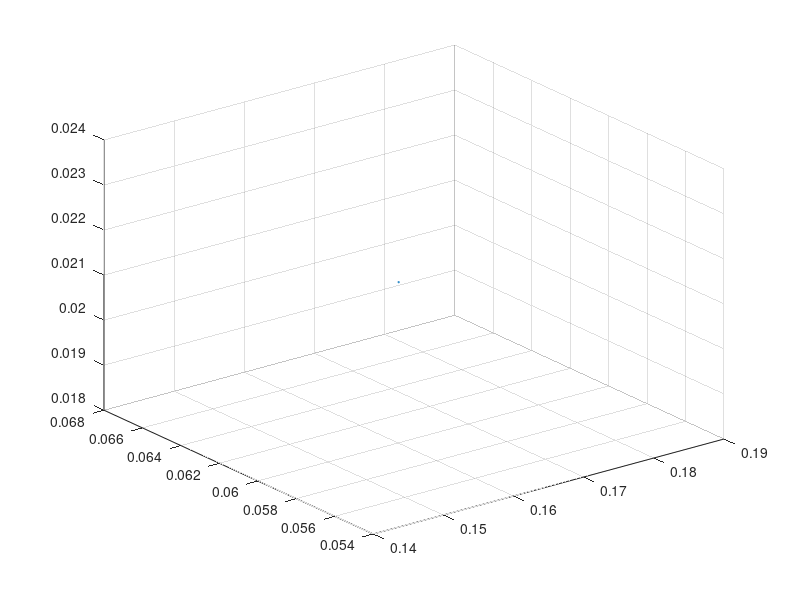

Source code (MATLAB):
scatter3(0.165000, 0.003673, 0.063344, 1);
scatter3(0.165000, 0.003673, 0.063344, 1);
scatter3(0.165000, 0.003401, 0.043432, 1);
scatter3(0.165000, 0.003364, 0.031742, 1);
scatter3(0.165000, 0.003364, 0.031742, 1);
scatter3(0.165000, 0.003674, 0.046665, 1);
scatter3(0.165000, 0.003674, 0.046665, 1);
scatter3(0.165000, 0.003686, 0.040512, 1);
scatter3(0.165000, 0.003686, 0.040512, 1);
scatter3(0.165000, 0.003621, 0.035323, 1);
scatter3(0.165000, 0.004057, 0.041952, 1);
scatter3(0.165000, 0.004586, 0.059671, 1);
scatter3(0.165000, 0.004537, 0.036596, 1);
scatter3(0.165000, 0.006056, 0.053469, 1);
scatter3(0.165000, 0.006056, 0.053469, 1);
scatter3(0.165000, 0.005810, 0.035381, 1);
scatter3(0.165000, 0.006128, 0.040341, 1);
scatter3(0.165000, 0.006266, 0.044224, 1);
scatter3(0.165000, 0.006266, 0.044224, 1);
scatter3(0.165000, 0.006131, 0.031756, 1);
scatter3(0.165000, 0.006751, 0.060150, 1);
scatter3(0.165000, 0.006891, 0.066911, 1);
scatter3(0.165000, 0.006891, 0.066911, 1);
scatter3(0.165000, 0.006560, 0.043091, 1);
scatter3(0.165000, 0.006757, 0.048766, 1);
scatter3(0.165000, 0.007174, 0.064537, 1);
scatter3(0.165000, 0.006071, 0.000921, 1);
scatter3(0.165000, 0.007561, 0.062619, 1);
scatter3(0.165000, 0.007368, 0.036551, 1);
scatter3(0.165000, 0.007266, 0.029571, 1);
scatter3(0.165000, 0.007783, 0.047773, 1);
scatter3(0.162148, 0.008698, 0.093000, 1);
scatter3(0.165000, 0.008290, 0.058910, 1);
scatter3(0.165000, 0.008290, 0.058910, 1);
scatter3(0.161759, 0.008857, 0.093000, 1);
scatter3(0.165000, 0.008191, 0.041696, 1);
scatter3(0.165000, 0.008191, 0.041696, 1);
scatter3(0.124879, 0.007461, 0.093000, 1);
scatter3(0.124879, 0.007461, 0.093000, 1);
scatter3(0.165000, 0.008467, 0.046615, 1);
scatter3(0.165000, 0.008467, 0.046615, 1);
scatter3(0.165000, 0.008450, 0.035224, 1);
scatter3(0.165000, 0.008934, 0.048500, 1);
scatter3(0.165000, 0.008934, 0.048500, 1);
scatter3(0.165000, 0.008704, 0.031959, 1);
scatter3(0.165000, 0.008939, 0.037209, 1);
scatter3(0.165000, 0.008939, 0.037209, 1);
scatter3(0.165000, 0.010309, 0.092809, 1);
scatter3(0.165000, 0.011893, 0.052925, 1);
scatter3(0.120565, 0.012674, 0.093000, 1);
scatter3(0.165000, 0.013777, 0.044976, 1);
scatter3(0.165000, 0.013777, 0.044976, 1);
scatter3(0.165000, 0.013781, 0.039363, 1);
scatter3(0.165000, 0.014719, 0.050279, 1);
scatter3(0.165000, 0.014592, 0.033599, 1);
scatter3(0.129197, 0.014309, 0.093000, 1);
scatter3(0.165000, 0.014719, 0.032304, 1);
scatter3(0.165000, 0.014872, 0.044202, 1);
scatter3(0.165000, 0.015044, 0.054608, 1);
scatter3(0.165000, 0.014873, 0.038568, 1);
scatter3(0.165000, 0.015359, 0.060614, 1);
scatter3(0.165000, 0.015359, 0.060614, 1);
scatter3(0.165000, 0.015076, 0.030289, 1);
scatter3(0.122786, 0.014819, 0.093000, 1);
scatter3(0.122786, 0.014819, 0.093000, 1);
scatter3(0.165000, 0.015787, 0.046930, 1);
scatter3(0.165000, 0.016208, 0.053374, 1);
scatter3(0.165000, 0.016201, 0.050014, 1);
scatter3(0.165000, 0.016201, 0.050014, 1);
scatter3(0.165000, 0.016240, 0.032042, 1);
scatter3(0.165000, 0.016240, 0.032042, 1);
scatter3(0.165000, 0.016696, 0.059405, 1);
scatter3(0.165000, 0.016935, 0.051146, 1);
scatter3(0.165000, 0.016984, 0.049046, 1);
scatter3(0.165000, 0.016954, 0.035775, 1);
scatter3(0.165000, 0.016929, 0.033156, 1);
scatter3(0.116681, 0.016329, 0.093000, 1);
scatter3(0.144485, 0.017499, 0.093000, 1);
scatter3(0.165000, 0.018100, 0.056272, 1);
scatter3(0.165000, 0.017996, 0.043905, 1);
scatter3(0.165000, 0.018138, 0.059704, 1);
scatter3(0.165000, 0.018055, 0.038299, 1);
scatter3(0.165000, 0.018397, 0.057828, 1);
scatter3(0.165000, 0.018220, 0.032171, 1);
scatter3(0.165000, 0.018722, 0.061120, 1);
scatter3(0.165000, 0.018722, 0.061120, 1);
scatter3(0.165000, 0.018823, 0.052058, 1);
scatter3(0.165000, 0.018823, 0.052058, 1);
scatter3(0.165000, 0.018976, 0.055007, 1);
scatter3(0.165000, 0.018976, 0.055007, 1);
scatter3(0.165000, 0.018925, 0.047916, 1);
scatter3(0.165000, 0.018925, 0.047916, 1);
scatter3(0.165000, 0.018829, 0.034069, 1);
scatter3(0.165000, 0.018829, 0.034069, 1);
scatter3(0.131505, 0.018800, 0.093000, 1);
scatter3(0.165000, 0.019136, 0.042975, 1);
scatter3(0.165000, 0.019141, 0.037351, 1);
scatter3(0.124329, 0.019406, 0.093000, 1);
scatter3(0.161955, 0.020823, 0.093000, 1);
scatter3(0.165000, 0.022693, 0.074350, 1);
scatter3(0.100677, 0.022069, 0.093000, 1);
scatter3(0.100677, 0.022069, 0.093000, 1);
scatter3(0.165000, 0.022724, 0.018374, 1);
scatter3(0.155269, 0.023358, 0.093000, 1);
scatter3(0.165000, 0.024396, 0.052699, 1);
scatter3(0.165000, 0.024794, 0.059320, 1);
scatter3(0.165000, 0.024794, 0.059320, 1);
scatter3(0.067574, 0.024101, 0.093000, 1);
scatter3(0.067574, 0.024101, 0.093000, 1);
scatter3(0.046481, 0.024004, 0.093000, 1);
scatter3(0.046481, 0.024004, 0.093000, 1);
scatter3(0.162575, 0.025142, 0.093000, 1);
scatter3(0.155583, 0.025156, 0.093000, 1);
scatter3(0.139474, 0.025446, 0.093000, 1);
scatter3(0.165000, 0.025636, 0.024957, 1);
scatter3(0.165000, 0.025663, 0.031914, 1);
scatter3(0.165000, 0.025897, 0.048101, 1);
scatter3(0.165000, 0.025897, 0.048101, 1);
scatter3(0.165000, 0.025949, 0.054253, 1);
scatter3(0.165000, 0.026144, 0.037330, 1);
scatter3(0.100728, 0.026061, 0.093000, 1);
scatter3(0.100728, 0.026061, 0.093000, 1);
scatter3(0.158941, 0.026501, 0.093000, 1);
scatter3(0.165000, 0.026459, 0.026228, 1);
scatter3(0.084600, 0.026054, 0.093000, 1);
scatter3(0.165000, 0.026598, 0.032727, 1);
scatter3(0.165000, 0.026598, 0.032727, 1);
scatter3(0.165000, 0.026660, 0.065216, 1);
scatter3(0.165000, 0.026660, 0.065216, 1);
scatter3(0.165000, 0.026681, 0.061606, 1);
scatter3(0.165000, 0.026681, 0.061606, 1);
scatter3(0.165000, 0.026773, 0.037324, 1);
scatter3(0.165000, 0.026956, 0.092659, 1);
scatter3(0.095194, 0.026546, 0.093000, 1);
scatter3(0.165000, 0.027131, 0.041707, 1);
scatter3(0.165000, 0.027359, 0.036172, 1);
scatter3(0.165000, 0.027382, 0.038150, 1);
scatter3(0.165000, 0.027660, 0.047112, 1);
scatter3(0.165000, 0.027660, 0.047112, 1);
scatter3(0.162245, 0.027700, 0.093000, 1);
scatter3(0.156089, 0.027687, 0.093000, 1);
scatter3(0.156089, 0.027687, 0.093000, 1);
scatter3(0.165000, 0.028063, 0.087671, 1);
scatter3(0.158811, 0.028700, 0.093000, 1);
scatter3(0.165000, 0.028861, 0.092661, 1);
scatter3(0.159049, 0.028874, 0.093000, 1);
scatter3(0.159049, 0.028874, 0.093000, 1);
scatter3(0.151822, 0.028862, 0.093000, 1);
scatter3(0.156146, 0.030053, 0.093000, 1);
scatter3(0.156146, 0.030053, 0.093000, 1);
scatter3(0.165000, 0.030364, 0.070309, 1);
scatter3(0.165000, 0.030566, 0.092703, 1);
scatter3(0.138202, 0.031772, 0.093000, 1);
scatter3(0.079273, 0.031983, 0.093000, 1);
scatter3(0.138441, 0.031960, 0.093000, 1);
scatter3(0.165000, 0.033088, 0.080769, 1);
scatter3(0.165000, 0.033178, 0.092808, 1);
scatter3(0.043556, 0.034635, 0.093000, 1);
scatter3(0.165000, 0.034030, 0.071782, 1);
scatter3(0.156357, 0.034015, 0.093000, 1);
scatter3(0.162099, 0.033996, 0.093000, 1);
scatter3(0.118924, 0.035788, 0.093000, 1);
scatter3(0.118924, 0.035788, 0.093000, 1);
scatter3(0.067472, 0.036341, 0.093000, 1);
scatter3(0.089234, 0.036206, 0.093000, 1);
scatter3(0.089234, 0.036206, 0.093000, 1);
scatter3(0.165000, 0.035609, 0.092996, 1);
scatter3(0.076776, 0.037600, 0.093000, 1);
scatter3(0.165000, 0.036968, 0.071782, 1);
scatter3(0.165000, 0.036968, 0.071782, 1);
scatter3(0.065982, 0.038661, 0.093000, 1);
scatter3(0.077327, 0.038808, 0.093000, 1);
scatter3(0.165000, 0.037676, 0.086281, 1);
scatter3(0.165000, 0.037676, 0.086281, 1);
scatter3(0.165000, 0.037805, 0.084257, 1);
scatter3(0.088619, 0.039028, 0.093000, 1);
scatter3(0.071496, 0.039366, 0.093000, 1);
scatter3(0.074962, 0.039993, 0.093000, 1);
scatter3(0.156434, 0.038668, 0.093000, 1);
scatter3(0.162106, 0.038642, 0.093000, 1);
scatter3(0.080765, 0.040273, 0.093000, 1);
scatter3(0.080765, 0.040273, 0.093000, 1);
scatter3(0.082446, 0.040317, 0.093000, 1);
scatter3(0.082446, 0.040317, 0.093000, 1);
scatter3(0.165000, 0.039101, 0.081668, 1);
scatter3(0.165000, 0.039795, 0.069447, 1);
scatter3(0.165000, 0.040070, 0.075254, 1);
scatter3(0.089270, 0.041862, 0.093000, 1);
scatter3(0.165000, 0.040542, 0.072548, 1);
scatter3(0.073980, 0.043113, 0.093000, 1);
scatter3(0.066634, 0.043521, 0.093000, 1);
scatter3(0.071227, 0.043986, 0.093000, 1);
scatter3(0.071227, 0.043986, 0.093000, 1);
scatter3(0.071227, 0.043986, 0.093000, 1);
scatter3(0.077273, 0.043874, 0.093000, 1);
scatter3(0.165000, 0.042268, 0.075910, 1);
scatter3(0.161328, 0.042221, 0.093000, 1);
scatter3(0.161328, 0.042221, 0.093000, 1);
scatter3(0.161782, 0.042237, 0.093000, 1);
scatter3(0.089178, 0.044240, 0.093000, 1);
scatter3(0.073910, 0.044884, 0.093000, 1);
scatter3(0.065435, 0.045691, 0.093000, 1);
scatter3(0.165000, 0.043908, 0.073579, 1);
scatter3(0.070947, 0.046215, 0.093000, 1);
scatter3(0.070947, 0.046215, 0.093000, 1);
scatter3(0.165000, 0.044110, 0.081400, 1);
scatter3(0.165000, 0.044110, 0.081400, 1);
scatter3(0.085465, 0.046235, 0.093000, 1);
scatter3(0.085465, 0.046235, 0.093000, 1);
scatter3(0.165000, 0.044293, 0.076748, 1);
scatter3(0.165000, 0.044368, 0.085716, 1);
scatter3(0.165000, 0.044797, 0.073593, 1);
scatter3(0.041109, 0.048207, 0.093000, 1);
scatter3(0.049217, 0.049212, 0.093000, 1);
scatter3(0.086070, 0.049312, 0.093000, 1);
scatter3(0.070832, 0.050800, 0.093000, 1);
scatter3(0.082945, 0.050418, 0.093000, 1);
scatter3(0.165000, 0.048338, 0.081262, 1);
scatter3(0.086662, 0.051062, 0.093000, 1);
scatter3(0.086662, 0.051062, 0.093000, 1);
scatter3(0.165000, 0.048589, 0.076267, 1);
scatter3(0.165000, 0.048719, 0.071170, 1);
scatter3(0.067633, 0.053239, 0.093000, 1);
scatter3(0.067633, 0.053239, 0.093000, 1);
scatter3(0.090690, 0.052990, 0.093000, 1);
scatter3(0.153846, 0.050655, 0.093000, 1);
scatter3(0.079193, 0.053842, 0.093000, 1);
scatter3(0.165000, 0.051250, 0.076052, 1);
scatter3(0.165000, 0.053483, 0.009829, 1);
scatter3(0.165000, 0.053524, 0.012177, 1);
scatter3(0.165000, 0.053524, 0.012177, 1);
scatter3(0.165000, 0.053507, 0.016101, 1);
scatter3(0.165000, 0.053558, 0.020702, 1);
scatter3(0.069069, 0.056297, 0.093000, 1);
scatter3(0.079549, 0.055948, 0.093000, 1);
scatter3(0.165000, 0.052766, 0.088991, 1);
scatter3(0.088101, 0.056170, 0.093000, 1);
scatter3(0.079560, 0.057411, 0.093000, 1);
scatter3(0.079560, 0.057411, 0.093000, 1);
scatter3(0.165000, 0.054220, 0.091817, 1);
scatter3(0.165000, 0.054220, 0.091817, 1);
scatter3(0.165000, 0.057928, 0.010815, 1);
scatter3(0.165000, 0.057325, 0.052111, 1);
scatter3(0.165000, 0.057717, 0.054439, 1);
scatter3(0.165000, 0.057717, 0.054439, 1);
scatter3(0.165000, 0.058365, 0.031816, 1);
scatter3(0.165000, 0.057618, 0.063686, 1);
scatter3(0.165000, 0.057618, 0.063686, 1);
scatter3(0.165000, 0.058117, 0.044605, 1);
scatter3(0.165000, 0.059170, 0.073849, 1);
scatter3(0.165000, 0.059170, 0.073849, 1);
scatter3(0.165000, 0.061791, 0.010103, 1);
scatter3(0.165000, 0.061791, 0.010103, 1);
scatter3(0.165000, 0.061813, 0.012457, 1);
scatter3(0.165000, 0.061813, 0.012457, 1);
scatter3(0.165000, 0.061714, 0.016387, 1);
scatter3(0.165000, 0.061798, 0.021005, 1);
hold all
